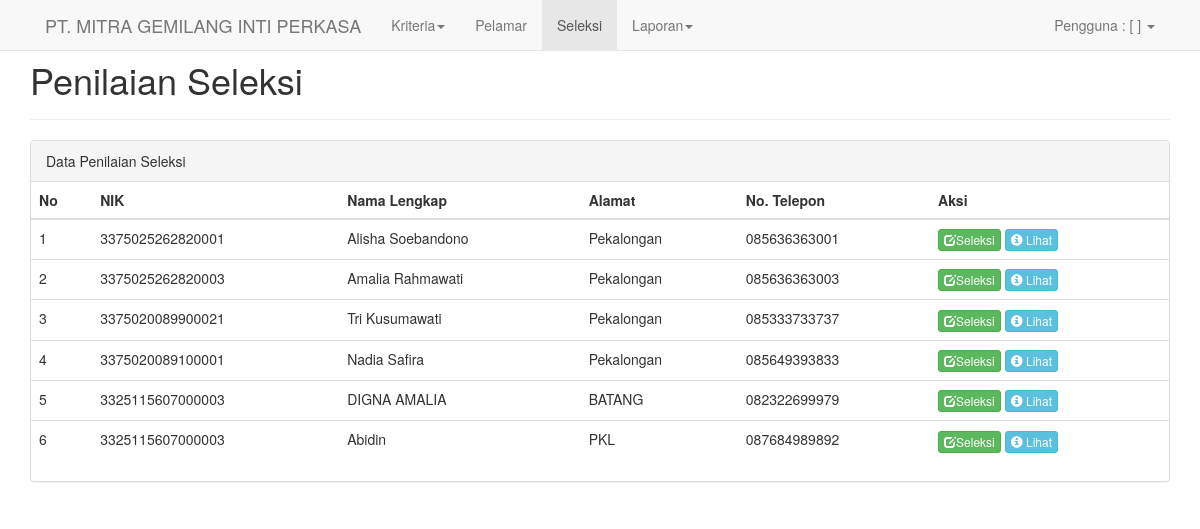
Page /seleksi on the committed database.
### tables this page shows
CREATE TABLE `tbl_pelamar` (
  `kdPelamar` int(11) NOT NULL,
  `nik` varchar(20) NOT NULL,
  `nama` varchar(100) NOT NULL,
  `alamat` varchar(100) NOT NULL,
  `posisi` varchar(200) NOT NULL,
  `notelp` varchar(20) NOT NULL,
  `periode` date DEFAULT NULL
);

### application/helpers/General_helper.php (called while the page is built, shortened)
<?php
if (!function_exists('loadPage')) {
    function loadPage($view, $vars=array()){
        $data['view'] = $view;
        $data['data'] = $vars;
        $CI = &get_instance();
        return $CI->load->view('layouts/layout', $data);
    }
}

### application/controllers/seleksi.php (called while the page is built, shortened)
<?php
class Seleksi extends MY_Controller
{
    public function index($date = null)
    {
        if ($date == null) {
            $where = array(
                'MONTH(periode)' => date('m'),
                'YEAR(periode)' => date('Y'),
            );
        } else {
            $where = array(
                'MONTH(periode)' => explode('-', $date)[1],
                'YEAR(periode)' => explode('-', $date)[0],
            );
        }
        $data['pelamar'] = $this->MPelamar->getAll($where);
        loadPage('seleksi/index', $data);
    }
}

### index.php (called while the page is built, shortened)
<?php
require_once BASEPATH.'core/CodeIgniter.php';

### application/models/MPelamar.php (called while the page is built, shortened)
<?php
class MPelamar extends CI_Model
{
    private function getTable()
    {
        return 'tbl_pelamar';
    }
    public function getAll($where = null)
    {
        if ($where != null) {
            $this->db->where($where);
        }
        $pelamar = array();
        $query = $this->db->get($this->getTable());
        if ($query->num_rows() > 0) {
            foreach ($query->result() as $row) {
                $pelamar[] = $row;
            }
        }
        return $pelamar;
    }
}

### application/views/seleksi/index.php (the view, shortened to what this page needs)
<div class="container">
    <br />
    <div class="page-header">
    <h1>Penilaian Seleksi</h1>
</div>
<div class="col-lg-12">
    <div class="row">
        <div class="panel panel-default">
            <div class="panel-heading">Data Penilaian Seleksi</div>
            <div class="panel-content">
                <div class="table-responsive">
                    <table class="table table-hover">
                        <thead>
                        <tr>
                            <th>No</th>
                            <th>NIK</th>
                            <th>Nama Lengkap</th>
                            <th>Alamat</th>
                            <th>No. Telepon</th>
                            <th>Aksi</th>
                        </tr>
                        </thead>
                        <tbody>
                        <?php
                        $no = 1;
                        foreach ($pelamar as $item) {
                            ?>
                            <tr>
                                <td><?php echo $no++ ?></td>
                                <td><?php echo $item->nik ?></td>
                                <td><?php echo $item->nama ?></td>
                                <td><?php echo $item->alamat ?></td>
                                <td><?php echo $item->notelp ?></td>
                                <td>
                                    <a href="<?php echo site_url('seleksi/penilaian/' . $item->kdPelamar) ?>" type="button" class="btn btn-success btn-xs"><span class="glyphicon glyphicon-edit" aria-hidden="true"></span>Seleksi</a>
                                    <button type="button" class="btn btn-info btn-xs"
                                            onclick="lihat_seleksi(<?php echo $item->kdPelamar; ?>)">
                                        <span class="glyphicon glyphicon-info-sign" aria-hidden="true"></span> Lihat
                                    </button>
                                </td>
                            </tr>
                        <?php } ?>
                        </tbody>
                    </table>
                </div>
            </div>
        </div>
    </div>
</div>

### application/views/layouts/layout.php (style rules this page uses)
body { padding-top: 0px; }

### rows in the picture
tbl_pelamar: nik "3375025262820001", nama "Alisha Soebandono", alamat "Pekalongan", notelp "085636363001"
tbl_pelamar: nik "3375025262820003", nama "Amalia Rahmawati", alamat "Pekalongan", notelp "085636363003"
tbl_pelamar: nik "3375020089900021", nama "Tri Kusumawati", alamat "Pekalongan", notelp "085333733737"
tbl_pelamar: nik "3375020089100001", nama "Nadia Safira", alamat "Pekalongan", notelp "085649393833"
tbl_pelamar: nik "3325115607000003", nama "DIGNA AMALIA", alamat "BATANG", notelp "082322699979"
tbl_pelamar: nik "3325115607000003", nama "Abidin", alamat "PKL", notelp "087684989892"
